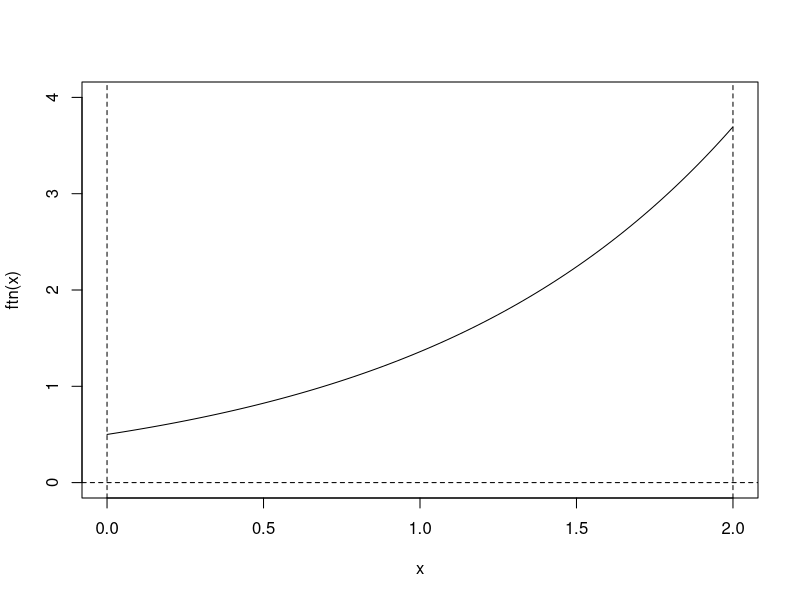
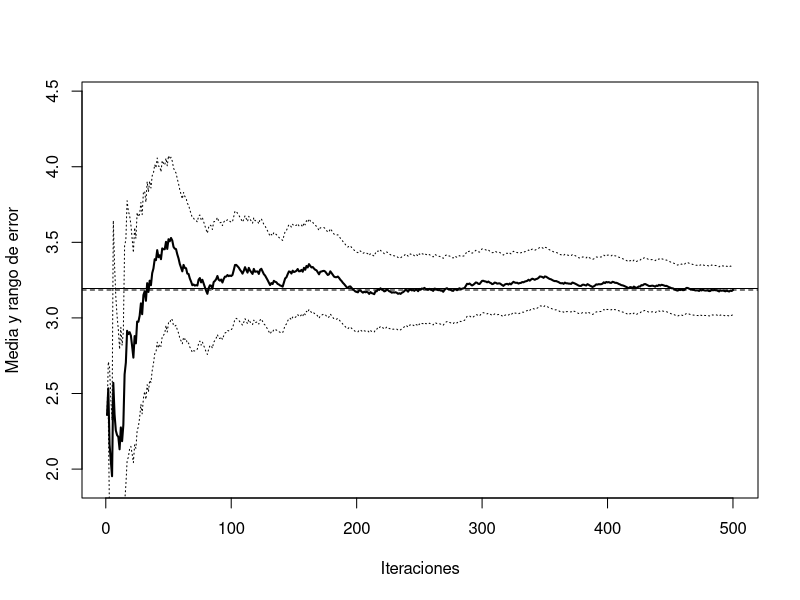
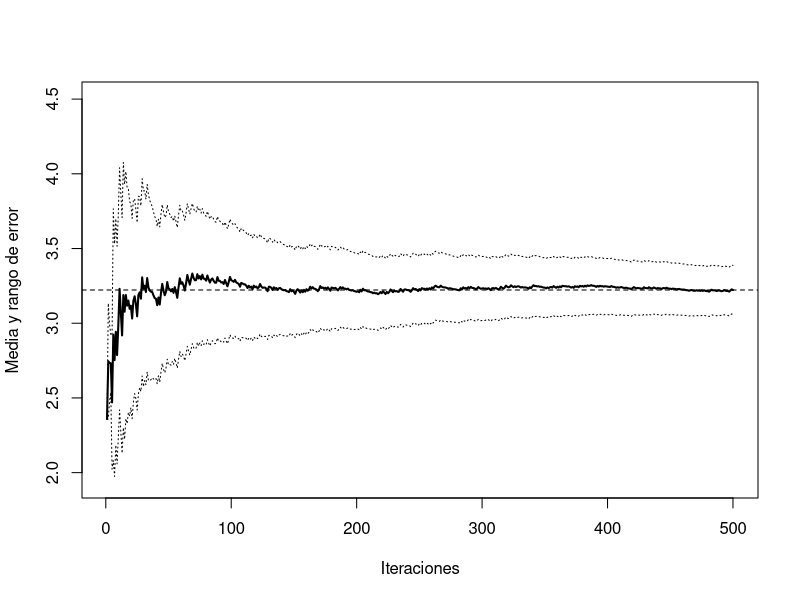
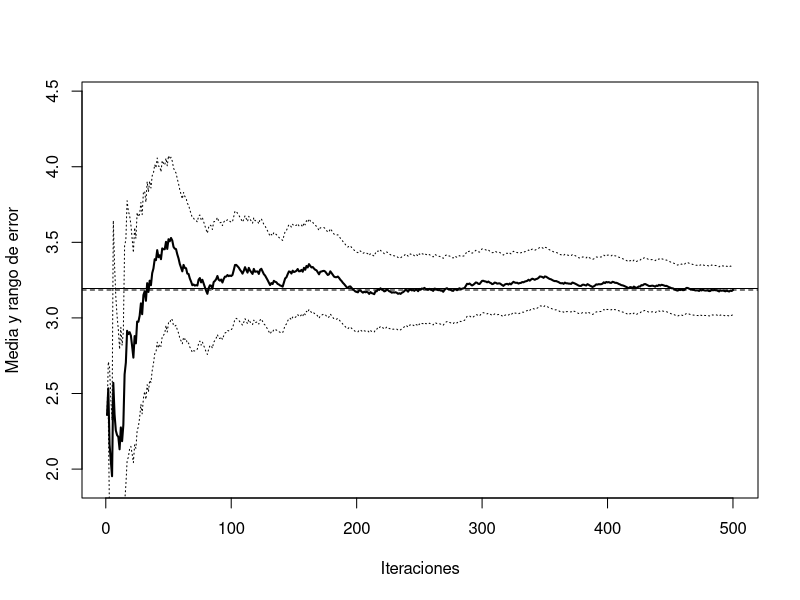
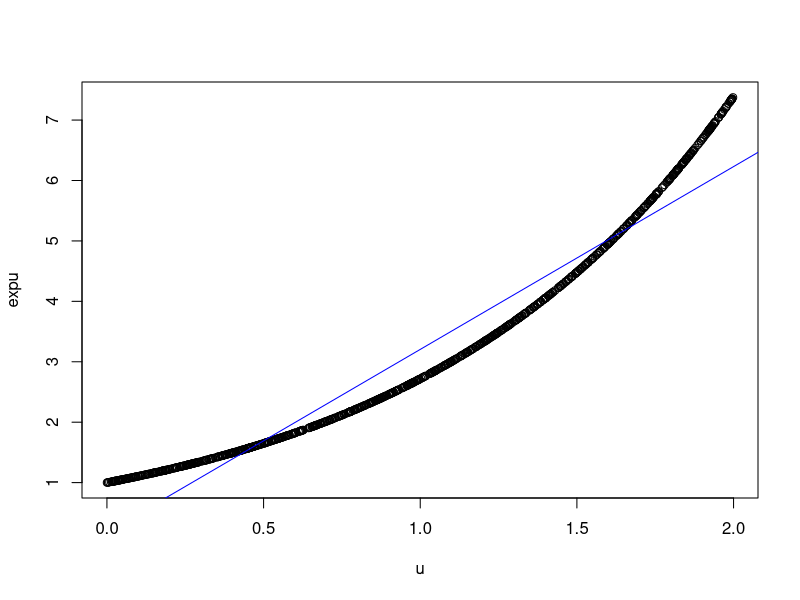

R code for these plots, in order:
## ---- chunk 1
# Este trozo de código se evalúa pero no se muestra...
knitr::opts_chunk$set(cache = TRUE, cache.path='cache/')
## ---- chunk 2
a <- 0; b <- 2
ftn <- function(x) return(exp(x)/(b-a))
curve(ftn, a, b, ylim=c(0,4))
abline(h=0,lty=2)
abline(v=c(a,b),lty=2)
## ---- chunk 3
teor <- (exp(b)-exp(a))/(b-a)
teor
## ---- chunk 4
mc.integral <- function(ftn, a, b, n, plot=TRUE) {
  fx <- sapply(runif(n, a, b), ftn)*(b-a)
  if (plot) {
    estint <- cumsum(fx)/(1:n)
    esterr <- sqrt(cumsum((fx-estint)^2))/(1:n)
    plot(estint, ylab="Media y rango de error", type="l", lwd= 2, 
         ylim=mean(fx)+2*c(-esterr[1],esterr[1]), xlab="Iteraciones")
    abline(h = estint[n], lty=2)
    lines(estint+2*esterr, lty = 3)
    lines(estint-2*esterr, lty = 3)
    return(list(valor=estint[n], error=2*esterr[n]))  
  } else return(list(valor=mean(fx), error=2*sd(fx)/sqrt(n)))
}  

set.seed(54321)
res <- mc.integral(ftn, a, b, 500)
abline(h = teor)
res
## ---- chunk 5
mc.integrala <- function(ftn, a, b, n, plot=TRUE,...) {
  # n es el nº de evaluaciones de la función objetivo (para facilitar comparaciones, solo se genera la mitad)
  x <- runif(n%/%2, a, b)
  # La siguiente línea solo para representar alternando
  x <- as.numeric(matrix(c(x,a+b-x),nrow=2,byrow=TRUE))
  # bastaría con emplear p.e. c(x,a+b-x)
  fx <- sapply(x, ftn)*(b-a)
  if (plot) {
    estint <- cumsum(fx)/(1:n)
    esterr <- sqrt(cumsum((fx-estint)^2))/(1:n)
    plot(estint, ylab="Media y rango de error",type="l", lwd = 2,
         ylim=mean(fx)+2*c(-esterr[1],esterr[1]),xlab="Iteraciones",...)
    abline(h = estint[n], lty=2)
    lines(estint+2*esterr, lty = 3)
    lines(estint-2*esterr, lty = 3)
    return(list(valor=estint[n],error=2*esterr[n]))
  } else return(list(valor=mean(fx),error=2*sd(fx)/sqrt(n)))
}

set.seed(54321)
res <- mc.integrala(ftn, a, b, 500)
res
## ---- chunk 6
100*(0.1619886-0.1641059)/0.1619886
## ---- chunk 7
mc.integrala2 <- function(ftn, a, b, n, plot = TRUE,...) {
  # n es el nº de evaluaciones de la función objetivo (para facilitar comparaciones, solo se genera la mitad)
  x <- runif(n%/%2, a, b)
  # La siguiente línea solo para representar alternando
  x <- matrix(c(x,a+b-x),nrow=2,byrow=TRUE)
  # bastaría con emplear p.e. c(x,a+b-x)
  fx <- apply(x, 1,  ftn)*(b-a)
  corr <- cor(fx[,1], fx[,2])
  fx <- as.numeric(fx)
  return(list(valor=mean(fx), error=2*sd(fx)/sqrt(n)*sqrt(1+corr)))
}

set.seed(54321)
res <- mc.integrala2(ftn, a, b, 500)
res
## ---- chunk 8
100*(0.1619886-0.05700069)/0.1619886
## ---- chunk 9
mc.integrale <- function(ftn, a, b, n, k) {
  # Integración Monte Carlo con estratificación
  l <- n%/%k
  int <- seq(a, b, len=k+1)
  x <- runif(l*k, rep(int[-(k+1)], each=l), rep(int[-1], each=l))
  # l uniformes en cada uno de los intervalos [(j-1)/k , j/k]
  fx <- sapply(x, ftn)*(b-a)
  return(list(valor=mean(fx), error=2*sd(fx)/sqrt(n)))   # error mal calculado
}

set.seed(54321)
res <- mc.integral(ftn, a, b, 500)
abline(h = teor)
res

set.seed(54321)
mc.integrale(ftn, a, b, 500, 50)
set.seed(54321)
mc.integrale(ftn, a, b, 500, 100)
## ---- chunk 10
a <- 0; b <- 2
teor <- (exp(b)-exp(a))/(b-a)
teor
## ---- chunk 11
set.seed(54321)
nsim <- 1000
u <- runif(nsim, a, b)
expu <- exp(u)
mean(expu) 
## ---- chunk 12
plot(u, expu)
reg <- lm(expu ~ u)$coef
abline(reg, col='blue')
# summary(lm(expu ~ u)) # R-squared: 0.9392
reg[1]+reg[2] # Coincidirá con la solución mean(expuc)
## ---- chunk 13
expuc <- expu - reg[2]*(u-1)
mean(expuc)  
## ---- chunk 14
100*(var(expu)-var(expuc))/var(expu)
## ---- chunk 15
nsim <- 1000
lambda <- 0.5
set.seed(1)
x <- - log(runif(nsim)) / lambda
# Aprox por MC da media 
mean(x) # valor teor 1/lambda = 2
# Aprox da precisión 
var(x)  
## ---- chunk 16
# xa <-
# mean(xa) # Aprox por MC da media (valor teor 1/lambda = 2)
# var(xa)  # Aprox da precisión supoñendo independencia
# corr <- cor(x1,x2)
# var(xa)*(1 + corr) # Estimación varianza supoñendo dependencia
## ---- chunk 17
# 100*(var(x) - var(xa))/var(x)
